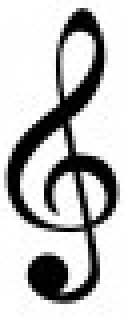
%> input picture martinBranch/Gklave.jpg, 31 x 79 px (shown 4 times larger)
$ octave --eval "result = findClef(imread('Gklave.jpg'));"   (GNU Octave 9; MATLAB toolbox functions it lacks are replaced by stand-ins)
%> lines starting %> are read from the running program, lines starting %| are printed output that depends on the picture; in (x1, y1, x2, y2) boxes, pixels count from 0 and x2, y2 are one past the last pixel; in counts of white or black regions, pixels touching at a corner belong together; the program's own positions count from 1
### martinBranch/template.m
function objPos =  template(binImg, templateImg)
%   template(binImg, templateImg)
%   img: the image we want to search in. Should be logical and bw
%   templateImg: the img we want to search for. Should be logical and bw
%
%   return: objPos the topleft corner of the find object. Only returns the
%   most alike object at the moment.

    % Read template image
%     templateNote = rgb2gray(templateImg);
%     templateNote = getBinImg(templateNote, 1);
%
%     % Convert original image to binary
%     binImg = getBinImg(img, 1);

    % Search for correlations between template and original
    corr = normxcorr2(templateImg,binImg);

%     % Find correlation peaks  (For several circles)
     [A, I] = sort(corr(:), 'descend');
     [w, l] = size(corr);
     ypeaks = I(1:60)/w;
     xpeaks = mod(I(1:60),w);
     yoffSet = ypeaks-size(templateImg,1)/2;
     xoffSet = xpeaks-size(templateImg,2)/2;

    %For gclafe
%    [ypeaks, xpeaks] = find(corr == max(corr(:)));
%    yoffSet = ypeaks-size(templateImg,1);
%    xoffSet = xpeaks-size(templateImg,2);
    objPos = [yoffSet, xoffSet];
    objPos
    % [7 lines of commented-out code are left out]

end

### martinBranch/findClef.m
function modImage = findClef(img)
%  removeGClef(img)
%  This function will try to remove the G-clef in the img. It will only remove one G-clef
%
%   img: The img you want to remove the G-clef from
%

% Read template image and convert to binary image
templateImg = imread('Gklave.jpg');
templateImg = rgb2gray(templateImg);
level = graythresh(templateImg);
templateImg = im2bw(templateImg, level);

% Read image we want to find clef in and convert to binary image
level = graythresh(img);
binImg = im2bw(img, level);

clefPos = template(binImg, templateImg);
modImage = img;
% [5 lines of commented-out code are left out]
end


%> in findClef, templateImg is the input picture: size 79x31x3 uint8; min 0, max 255, mean 190.7
%> in findClef, `level = graythresh(templateImg);`: level = 0.527
%> in findClef, `templateImg = im2bw(templateImg, level);`:
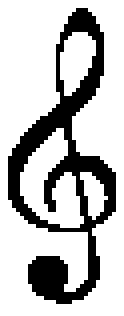
%> templateImg: size 79x31 logical (shown 4 times larger); 74.8% white; 1 black region, box (x1, y1, x2, y2) and area: (2, 2, 29, 76) 618
%> in template, `corr = normxcorr2(templateImg,binImg);`:
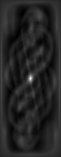
%> corr: size 157x61 double; min -0.16, max 1, mean 0.00929; drawn with min black and max white
%> in template, `ypeaks = I(1:60)/w;`: ypeaks = 60 values, max 41.32 at index 60, min 20.68 at index 58, mean 31.25
%> in template, `xpeaks = mod(I(1:60),w);`: xpeaks = 60 values, max 107 at index 58, min 17 at index 51, mean 73.92
%> in template, `yoffSet = ypeaks-size(templateImg,1)/2;`: yoffSet = 60 values, max 1.82 at index 60, min -18.82 at index 58, mean -8.25
%> in template, `xoffSet = xpeaks-size(templateImg,2)/2;`: xoffSet = 60 values, max 91.5 at index 58, min 1.5 at index 51, mean 58.42
%> in template, `objPos = [yoffSet, xoffSet];`: objPos = 60 rows, first 12: [-9 63.5; -9 62.5; -8.99 64.5; -8 63.5; -10 63.5; -8 62.5; -9.99 64.5; -9.01 61.5; -8.98 65.5; -7.99 64.5; -10 62.5; -8.01 61.5]
%> in findClef, `clefPos = template(binImg, templateImg);`: clefPos has the same summary as objPos in template
